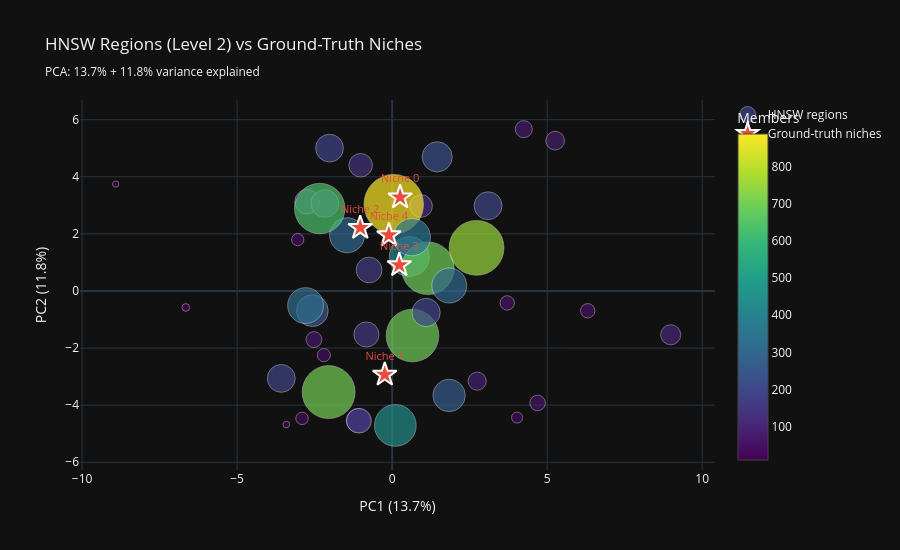

Write notebook code for a chart like this one.
### Code cell
# PCA projection of region centroids for visualization
centroid_matrix = np.array(centroids)
centroid_mean = centroid_matrix.mean(axis=0)
centroid_centered = centroid_matrix - centroid_mean

# SVD-based PCA (no sklearn needed)
U, S, Vt = np.linalg.svd(centroid_centered, full_matrices=False)
pca_2d = centroid_centered @ Vt[:2].T
variance_explained = (S[:2]**2) / (S**2).sum()

# Also project ground-truth niche centers
niche_pca = (niche_centers - centroid_mean) @ Vt[:2].T

fig = go.Figure()

# HNSW regions (sized by member count)
fig.add_trace(go.Scatter(
    x=pca_2d[:, 0], y=pca_2d[:, 1],
    mode='markers',
    marker=dict(
        size=np.sqrt(np.array(n_members)) * 2,
        color=np.array(n_members),
        colorscale='Viridis',
        colorbar=dict(title='Members'),
        opacity=0.7,
        line=dict(width=0.5, color='white')
    ),
    name='HNSW regions',
    text=[f'Region {rid}: {n} members' for rid, n in zip(region_ids, n_members)],
    hovertemplate='%{text}<br>PC1=%{x:.2f}<br>PC2=%{y:.2f}<extra></extra>'
))

# Ground-truth niche centers
fig.add_trace(go.Scatter(
    x=niche_pca[:, 0], y=niche_pca[:, 1],
    mode='markers+text',
    marker=dict(size=18, color=C_HIGHLIGHT, symbol='star', line=dict(width=2, color='white')),
    text=[f'Niche {i}' for i in range(N_NICHES)],
    textposition='top center',
    textfont=dict(color=C_HIGHLIGHT, size=11),
    name='Ground-truth niches'
))

fig.update_layout(
    template='plotly_dark',
    title=f'HNSW Regions (Level 2) vs Ground-Truth Niches<br>'
          f'<sub>PCA: {variance_explained[0]:.1%} + {variance_explained[1]:.1%} variance explained</sub>',
    xaxis_title=f'PC1 ({variance_explained[0]:.1%})',
    yaxis_title=f'PC2 ({variance_explained[1]:.1%})',
    height=550,
    showlegend=True
)
fig.show()

### Figure 1 — Plotly figure (JSON) as saved in the notebook; plotly's stock layout.template omitted (floating-point values rounded to 4 significant figures)
{"data": [{"hovertemplate": "%{text}<br>PC1=%{x:.2f}<br>PC2=%{y:.2f}<extra></extra>", "marker": {"color": [193, 145, 252, 263, 436, 128, 195, 888, 153, 87, 52, 398, 82, 11, 101, 10, 43, 307, 153, 158, 31, 166, 139, 227, 52, 695, 695, 193, 346, 39, 38, 195, 73, 322, 63, 754, 305, 701, 61, 199, 636, 15], "colorbar": {"title": {"text": "Members"}}, "colorscale": [[0.0, "#440154"], [0.1111, "#482878"], [0.2222, "#3e4989"], [0.3333, "#31688e"], [0.4444, "#26828e"], [0.5556, "#1f9e89"], [0.6667, "#35b779"], [0.7778, "#6ece58"], [0.8889, "#b5de2b"], [1.0, "#fde725"]], "line": {"color": "white", "width": 0.5}, "opacity": 0.7, "size": [27.78, 24.08, 31.75, 32.43, 41.76, 22.63, 27.93, 59.6, 24.74, 18.65, 14.42, 39.9, 18.11, 6.633, 20.1, 6.325, 13.11, 35.04, 24.74, 25.14, 11.14, 25.77, 23.58, 30.13, 14.42, 52.73, 52.73, 27.78, 37.2, 12.49, 12.33, 27.93, 17.09, 35.89, 15.87, 54.92, 34.93, 52.95, 15.62, 28.21, 50.44, 7.746]}, "mode": "markers", "name": "HNSW regions", "text": ["Region 207: 193 members", "Region 240: 145 members", "Region 458: 252 members", "Region 855: 263 members", "Region 1059: 436 members", "Region 1389: 128 members", "Region 1957: 195 members", "Region 2090: 888 members", "Region 2140: 153 members", "Region 2157: 87 members", "Region 2415: 52 members", "Region 2655: 398 members", "Region 2726: 82 members", "Region 2809: 11 members", "Region 2873: 101 members", "Region 3250: 10 members", "Region 3369: 43 members", "Region 3535: 307 members", "Region 3700: 153 members", "Region 3827: 158 members", "Region 4287: 31 members", "Region 4665: 166 members", "Region 4819: 139 members", "Region 4890: 227 members", "Region 5110: 52 members", "Region 5273: 695 members", "Region 5686: 695 members", "Region 5835: 193 members", "Region 6033: 346 members", "Region 6152: 39 members", "Region 6471: 38 members", "Region 6523: 195 members", "Region 6555: 73 members", "Region 7101: 322 members", "Region 7353: 63 members", "Region 7668: 754 members", "Region 7672: 305 members", "Region 7842: 701 members", "Region 8118: 61 members", "Region 8553: 199 members", "Region 9750: 636 members", "Region 9793: 15 members"], "type": "scatter", "x": [-2.02, -1.093, -2.573, 1.837, 0.1035, 0.9337, 3.096, 0.05158, -2.743, 5.259, 6.31, 0.5538, 2.744, -3.413, 8.985, -8.916, -2.202, -1.453, -1.067, -0.8299, 4.031, -0.7431, -1.015, 1.452, 3.713, 0.6559, 1.153, -2.17, 0.6374, -2.905, -3.045, -3.576, 4.247, -2.792, -2.521, 2.722, 1.844, -2.048, 4.691, 1.096, -2.335, -6.656], "y": [5.003, -4.54, -0.6908, -3.658, -4.708, 2.976, 2.985, 3.037, 3.125, 5.265, -0.6931, 1.206, -3.16, -4.68, -1.534, 3.745, -2.246, 1.952, -4.545, -1.524, -4.434, 0.7343, 4.403, 4.698, -0.4194, -1.56, 0.7958, 3.062, 1.884, -4.462, 1.798, -3.062, 5.667, -0.511, -1.702, 1.511, 0.1896, -3.542, -3.923, -0.753, 2.888, -0.5771]}, {"marker": {"color": "#e74c3c", "line": {"color": "white", "width": 2}, "size": 18, "symbol": "star"}, "mode": "markers+text", "name": "Ground-truth niches", "text": ["Niche 0", "Niche 1", "Niche 2", "Niche 3", "Niche 4"], "textfont": {"color": "#e74c3c", "size": 11}, "textposition": "top center", "type": "scatter", "x": [0.257, -0.2382, -1.029, 0.2315, -0.1047], "y": [3.282, -2.929, 2.213, 0.9092, 1.954]}], "layout": {"height": 550, "showlegend": true, "title": {"text": "HNSW Regions (Level 2) vs Ground-Truth Niches<br><sub>PCA: 13.7% + 11.8% variance explained</sub>"}, "xaxis": {"title": {"text": "PC1 (13.7%)"}}, "yaxis": {"title": {"text": "PC2 (11.8%)"}}}}
